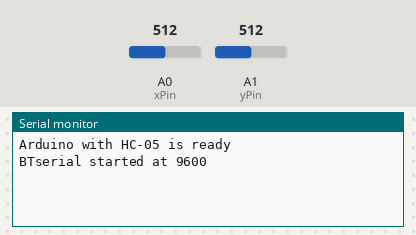
Recording of a sketch running on a simulated Arduino Uno, built with avr-gcc and run on an emulated ATmega328P. Parts: the last lines printed to the serial monitor. The test bench sets the inputs (shaded band); at power-on: A0 (xPin) = 512, A1 (yPin) = 512.

Above: at 1.2 s.
1.3 s: A0 (xPin) set to 716
At 2.1 s:
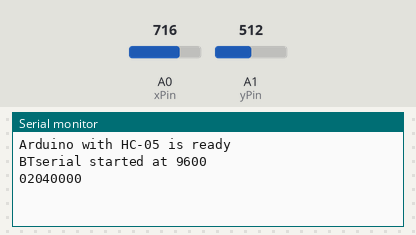
2.8 s: A1 (yPin) set to 716
At 3.3 s:
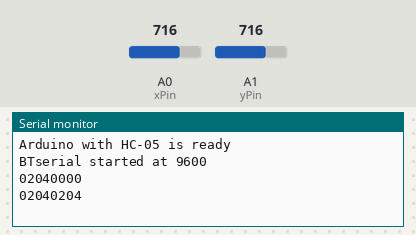
4.3 s: A0 (xPin) set to 900
At 5.5 s:
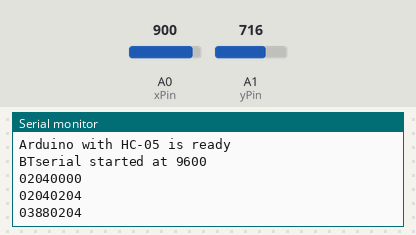
5.8 s: A1 (yPin) set to 900
At 6.7 s:
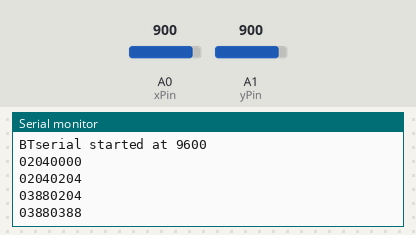
Timing chart, 0 to 8.3 s (numbered marks = the images above; inputs shaded):
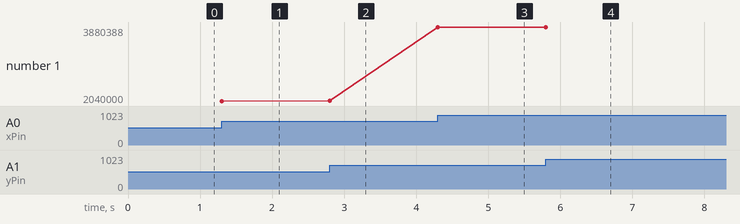

The sketch:

Remote.ino
```cpp
#include <SoftwareSerial.h>
SoftwareSerial BTserial(10, 11); // RX | TX
// Connect the HC-05 TX to Arduino pin 2 RX.
// Connect the HC-05 RX to Arduino pin 3 TX through a voltage divider.

char c = ' ';
int xPin=A0;
int yPin=A1;
int prevXPos;
int prevYPos;
bool sendData=false;

String formatValue(int value) {
  String strValue = String(abs(value));
  while (strValue.length() < 3) {
    strValue = "0" + strValue;
  }
  return (value < 0 ? "1" : "0") + strValue;
}
void setup()
{
    // start the serial communication with the host computer
    Serial.begin(9600);
    Serial.println("Arduino with HC-05 is ready");

    // start communication with the HC-05 using 9600
    BTserial.begin(9600);
    Serial.println("BTserial started at 9600");

    pinMode(xPin,INPUT);
    pinMode(yPin,INPUT);

    prevXPos=mapJoystickInput(analogRead(xPin));
    prevYPos=mapJoystickInput(analogRead(yPin));
}

void loop()
{

    //  // Keep reading from HC-05 and send to Arduino Serial Monitor
    // if (BTserial.available())
    // {
    //     Serial.write(BTserial.read());
    // }

    // // Keep reading from Arduino Serial Monitor and send to HC-05
    // if (Serial.available())
    // {
    //     BTserial.write(Serial.read());
    // }

    int xPosition=mapJoystickInput(analogRead(xPin));
    int yPosition=mapJoystickInput(analogRead(yPin));


    if(abs(xPosition-prevXPos)>=15){
      prevXPos=xPosition;
      sendData=true;
    }

    if(abs(yPosition-prevYPos)>=15){
      prevYPos=yPosition;

      sendData=true;
    }


    if (sendData) {
      String dataToSend = formatValue(xPosition) + formatValue(yPosition);
      Serial.println(dataToSend); // Send the data
      BTserial.println(dataToSend);
      sendData=false;
    }


}

int mapJoystickInput(int inputValue){
  return inputValue-512;
}
```

Measured:
- after the input at 1.3 s, the serial monitor: prints a new line at once (image 1)
- after the input at 2.8 s, the serial monitor: prints a new line at once (image 2)
- after the input at 4.3 s, the serial monitor: prints a new line at once (image 3)
- after the input at 5.8 s, the serial monitor: prints a new line at once (image 4)
- plotted number 1: 2040000 → 2040204 after the input at 2.8 s, 2040204 → 3880204 after the input at 4.3 s, 3880204 → 3880388 after the input at 5.8 s
